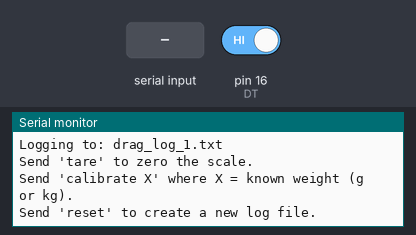
Simulated run of this sketch. Board: Arduino Uno, built with avr-gcc and run on an emulated ATmega328P. On the bench: the last lines printed to the serial monitor. The test bench sets the inputs (shaded band); at power-on: pin 16 (DT) HIGH. Storage starts empty.

Above: at 1.2 s.
1.3 s: pin 16 (DT) driven LOW
At 1.7 s:
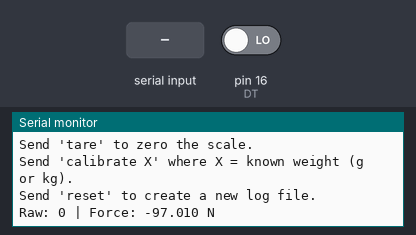
3.3 s: "tare\n" received over Serial
At 3.8 s:
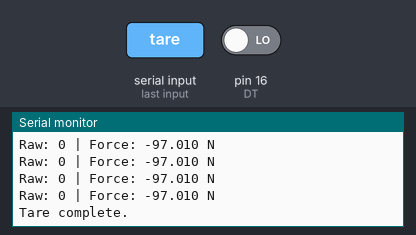
4.8 s: "calibrate\n" received over Serial
At 5.3 s:
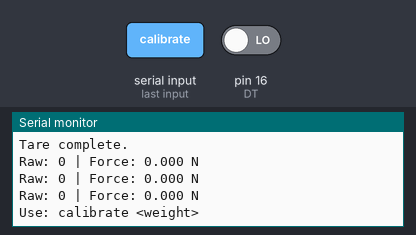
6.4 s: "reset\n" received over Serial
At 6.9 s:
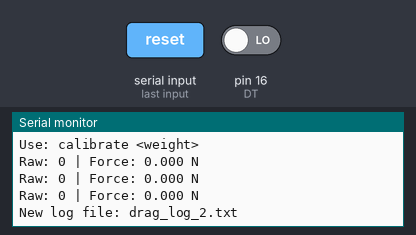
7.9 s: "calibrate,45\n" received over Serial
At 8.4 s:
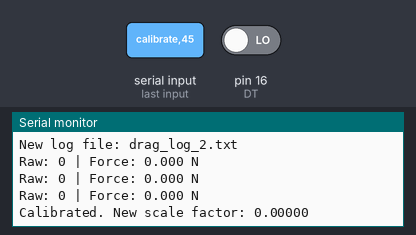

The sketch:

drag_data_logging.ino
```cpp
#include <SPI.h>
#include "SdFat.h"

#define DT 16         // HX711 Data pin
#define SCK 17        // HX711 Clock pin
#define SD_CS 5       // SD Card CS pin

// Globals
SdFat sd;
SdFile logFile;

float scaleFactor = 4.47823; // Changed to positive assuming pull direction
long tareOffset = 44300;
int fileCounter = 1;
String currentFileName;

// -------------- SETUP --------------
void setup() {
  Serial.begin(115200);
  pinMode(DT, INPUT);
  pinMode(SCK, OUTPUT);

  if (!sd.begin(SD_CS, SD_SCK_MHZ(25))) {
    Serial.println("SD initialization failed.");
    sd.initErrorPrint(&Serial);
    while (1); // Halt if SD card fails
  } else {
    Serial.println("SD card ready.");

    while (true) {
      currentFileName = "drag_log_" + String(fileCounter) + ".txt";
      if (!sd.exists(currentFileName.c_str())) {
        break;
      }
      fileCounter++;
    }
    Serial.print("Logging to: ");
    Serial.println(currentFileName);

    if (logFile.open(currentFileName.c_str(), O_WRITE | O_CREAT | O_TRUNC)) {
      logFile.println("Millis\tRawValue\tForce(N)");
      logFile.close();
    } else {
      Serial.println("Failed to create new log file");
    }
  }

  Serial.println("Send 'tare' to zero the scale.");
  Serial.println("Send 'calibrate X' where X = known weight (g or kg).");
  Serial.println("Send 'reset' to create a new log file.");
}

// -------------- MAIN LOOP --------------
void loop() {
  long raw = readHX711();
  float weight = (raw - tareOffset) / scaleFactor;
  float forceN = weight * 9.80665 / 1000.0; // grams to Newtons

  Serial.print("Raw: ");
  Serial.print(raw);
  Serial.print(" | Force: ");
  Serial.print(forceN, 3);
  Serial.println(" N");

  if (!logFile.open(currentFileName.c_str(), O_RDWR | O_AT_END)) {
    Serial.println("Can't open " + currentFileName);
    sd.errorPrint(&Serial);
  } else {
    logFile.print(millis());
    logFile.print('\t');
    logFile.print(raw);
    logFile.print('\t');
    logFile.println(forceN, 3);
    logFile.close();
  }

  handleSerialInput();
  delay(500);
}

// -------------- HX711 READING --------------
long readHX711() {
  while (digitalRead(DT));

  long value = 0;
  for (int i = 0; i < 24; i++) {
    digitalWrite(SCK, HIGH);
    delayMicroseconds(1);
    value = (value << 1) | digitalRead(DT);
    digitalWrite(SCK, LOW);
    delayMicroseconds(1);
  }

  if (value & 0x800000) {
    value |= 0xFF000000;
  }

  digitalWrite(SCK, HIGH); delayMicroseconds(1);
  digitalWrite(SCK, LOW); delayMicroseconds(1);

  return value;
}

// -------------- TARE FUNCTION --------------
void tare() {
  tareOffset = readHX711();
  Serial.println("Tare complete.");

  if (logFile.open("calibration.txt", O_WRITE | O_CREAT | O_TRUNC)) {
    logFile.print("Tare: ");
    logFile.println(tareOffset);
    logFile.close();
  } else {
    Serial.println("Failed to write tare");
  }
}

// -------------- CALIBRATION FUNCTION --------------
void calibrate(float knownWeight) {
  long raw = readHX711();
  scaleFactor = (raw - tareOffset) / knownWeight;

  Serial.print("Calibrated. New scale factor: ");
  Serial.println(scaleFactor, 5);

  if (logFile.open("calibration.txt", O_WRITE | O_CREAT | O_TRUNC)) {
    logFile.print("Tare: ");
    logFile.println(tareOffset);
    logFile.print("ScaleFactor: ");
    logFile.println(scaleFactor, 5);
    logFile.close();
  } else {
    Serial.println("Failed to write calibration");
  }
}

// -------------- SERIAL COMMANDS --------------
void handleSerialInput() {
  if (Serial.available()) {
    String input = Serial.readStringUntil('\n');
    input.trim();

    if (input.equalsIgnoreCase("tare")) {
      tare();
    } else if (input.startsWith("calibrate")) {
      float known = input.substring(10).toFloat();
      if (known > 0) calibrate(known);
      else Serial.println("Use: calibrate <weight>");
    } else if (input.equalsIgnoreCase("reset")) {
      fileCounter++;
      currentFileName = "drag_log_" + String(fileCounter) + ".txt";

      if (logFile.open(currentFileName.c_str(), O_WRITE | O_CREAT | O_TRUNC)) {
        logFile.println("Millis\tRawValue\tForce(N)");
        logFile.close();
        Serial.println("New log file: " + currentFileName);
      } else {
        Serial.println("Failed to create new log file");
        fileCounter--;
      }
    }
  }
}
```

Measured:
- after the input at 1.3 s, the serial monitor: prints a new line at once (image 1)
- after the input at 3.3 s, the serial monitor: prints a new line after 0.06 s (image 2)
- after the input at 4.8 s, the serial monitor: prints a new line after 0.11 s (image 3)
- after the input at 6.4 s, the serial monitor: prints a new line after 0.06 s (image 4)
- after the input at 7.9 s, the serial monitor: prints a new line after 0.10 s (image 5)
